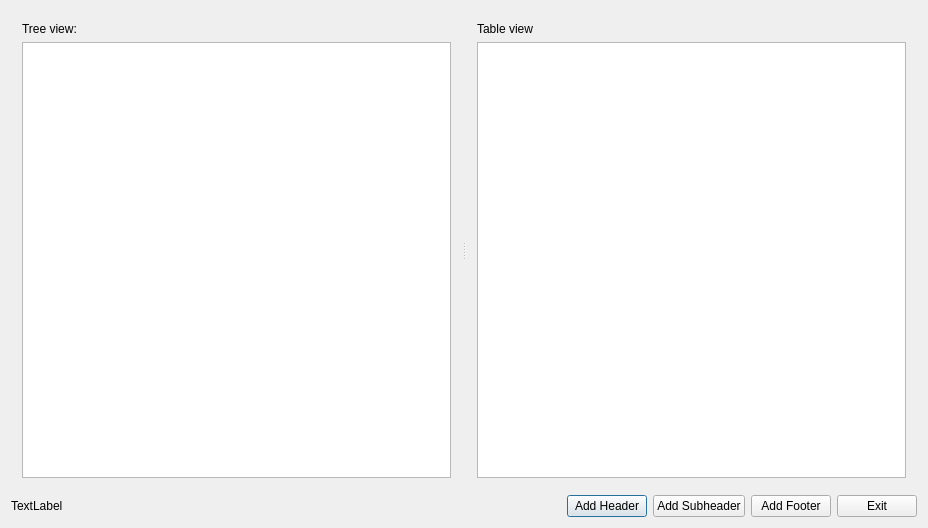
<?xml version="1.0" encoding="UTF-8"?>
<ui version="4.0">
 <class>MainForm</class>
 <widget class="QDialog" name="MainForm">
  <property name="geometry">
   <rect>
    <x>0</x>
    <y>0</y>
    <width>928</width>
    <height>528</height>
   </rect>
  </property>
  <property name="windowTitle">
   <string>MainForm</string>
  </property>
  <layout class="QVBoxLayout" name="verticalLayout_3">
   <item>
    <widget class="QSplitter" name="splitter">
     <property name="sizePolicy">
      <sizepolicy hsizetype="Expanding" vsizetype="Expanding">
       <horstretch>0</horstretch>
       <verstretch>0</verstretch>
      </sizepolicy>
     </property>
     <property name="orientation">
      <enum>Qt::Horizontal</enum>
     </property>
     <widget class="QWidget" name="layoutWidget">
      <layout class="QVBoxLayout" name="verticalLayout">
       <item>
        <widget class="QLabel" name="label">
         <property name="text">
          <string>Tree view:</string>
         </property>
        </widget>
       </item>
       <item>
        <widget class="QTreeView" name="treeView">
         <property name="sizePolicy">
          <sizepolicy hsizetype="Expanding" vsizetype="Expanding">
           <horstretch>0</horstretch>
           <verstretch>0</verstretch>
          </sizepolicy>
         </property>
        </widget>
       </item>
      </layout>
     </widget>
     <widget class="QWidget" name="layoutWidget">
      <layout class="QVBoxLayout" name="verticalLayout_2">
       <item>
        <widget class="QLabel" name="label_2">
         <property name="text">
          <string>Table view</string>
         </property>
        </widget>
       </item>
       <item>
        <widget class="QTableView" name="tableView">
         <property name="sizePolicy">
          <sizepolicy hsizetype="Expanding" vsizetype="Expanding">
           <horstretch>0</horstretch>
           <verstretch>0</verstretch>
          </sizepolicy>
         </property>
         <property name="selectionMode">
          <enum>QAbstractItemView::SingleSelection</enum>
         </property>
         <property name="selectionBehavior">
          <enum>QAbstractItemView::SelectRows</enum>
         </property>
         <attribute name="verticalHeaderVisible">
          <bool>false</bool>
         </attribute>
        </widget>
       </item>
      </layout>
     </widget>
    </widget>
   </item>
   <item>
    <layout class="QHBoxLayout" name="horizontalLayout">
     <property name="sizeConstraint">
      <enum>QLayout::SetMinimumSize</enum>
     </property>
     <item>
      <widget class="QLabel" name="lbStatus">
       <property name="text">
        <string>TextLabel</string>
       </property>
      </widget>
     </item>
     <item>
      <spacer name="horizontalSpacer">
       <property name="orientation">
        <enum>Qt::Horizontal</enum>
       </property>
       <property name="sizeHint" stdset="0">
        <size>
         <width>40</width>
         <height>20</height>
        </size>
       </property>
      </spacer>
     </item>
     <item>
      <widget class="QPushButton" name="pbAddHeader">
       <property name="sizePolicy">
        <sizepolicy hsizetype="Minimum" vsizetype="Maximum">
         <horstretch>0</horstretch>
         <verstretch>0</verstretch>
        </sizepolicy>
       </property>
       <property name="text">
        <string>Add Header</string>
       </property>
      </widget>
     </item>
     <item>
      <widget class="QPushButton" name="pbAddSubHeader">
       <property name="sizePolicy">
        <sizepolicy hsizetype="Minimum" vsizetype="Maximum">
         <horstretch>0</horstretch>
         <verstretch>0</verstretch>
        </sizepolicy>
       </property>
       <property name="text">
        <string>Add Subheader</string>
       </property>
      </widget>
     </item>
     <item>
      <widget class="QPushButton" name="pbAddFooter">
       <property name="sizePolicy">
        <sizepolicy hsizetype="Minimum" vsizetype="Maximum">
         <horstretch>0</horstretch>
         <verstretch>0</verstretch>
        </sizepolicy>
       </property>
       <property name="text">
        <string>Add Footer</string>
       </property>
      </widget>
     </item>
     <item>
      <widget class="QPushButton" name="pbExit">
       <property name="text">
        <string>Exit</string>
       </property>
      </widget>
     </item>
    </layout>
   </item>
  </layout>
 </widget>
 <layoutdefault spacing="6" margin="11"/>
 <resources/>
 <connections>
  <connection>
   <sender>pbExit</sender>
   <signal>clicked()</signal>
   <receiver>MainForm</receiver>
   <slot>accept()</slot>
   <hints>
    <hint type="sourcelabel">
     <x>856</x>
     <y>500</y>
    </hint>
    <hint type="destinationlabel">
     <x>268</x>
     <y>488</y>
    </hint>
   </hints>
  </connection>
 </connections>
</ui>
